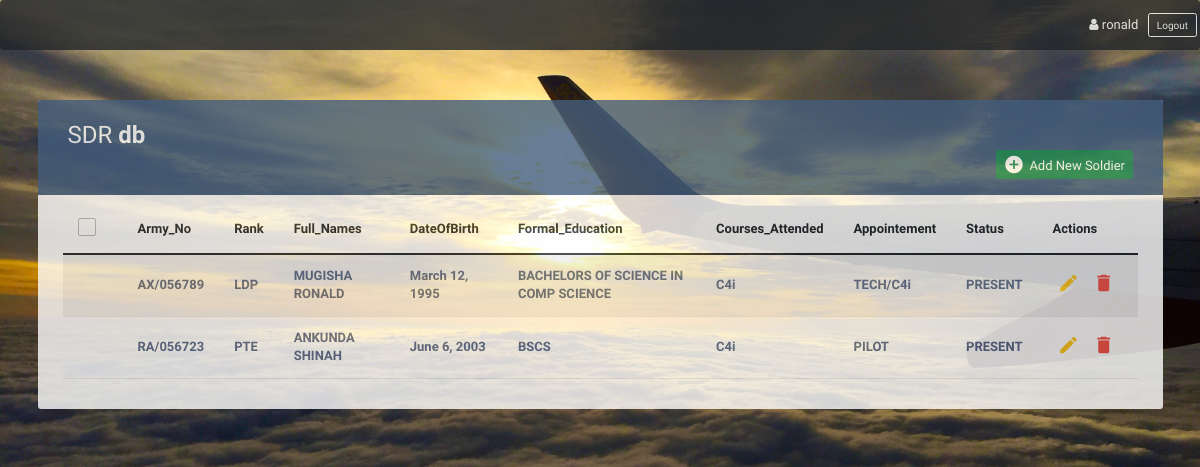
Screenshot of /db/db/ (signed in) with the database file from the repository.
### sdrTest/models.py (models this page shows, shortened)
class Soldier(models.Model):
    army_no = models.CharField(max_length=500)
    rank = models.CharField(max_length=500)
    full_names = models.CharField(max_length=500)
    dateOfBirth = models.DateField(null=True,blank=True)
    formal_educ = models.CharField(max_length=500)
    courses_attnd = models.CharField(max_length=500)
    appointment = models.CharField(max_length=500)
    status = models.CharField(max_length=500)
    created = models.DateTimeField(auto_now_add=True)
    user = models.ForeignKey(User,null=True,on_delete=models.CASCADE,related_name='soldiers')

### sdrTest/views.py (the view)
# urls.py: path("db/", views.SoldiersListView.as_view(), name="db"),
class SoldiersListView(LoginRequiredMixin,ListView):
    model = Soldier
    template_name = 'sdrTest/soldier_list.html'
    context_object_name = "soldiers"
    login_url = '/login'
    '''display querries of only logged in user'''
    def get_queryset(self):
        return self.request.user.soldiers.all()

### sdrTest/templates/sdrTest/soldier_list.html (shortened to what this page needs)
<!DOCTYPE html>
<html lang="en">
<head>
<link rel="stylesheet" href="https://maxcdn.bootstrapcdn.com/font-awesome/4.7.0/css/font-awesome.min.css">
<link rel="stylesheet" href="https://maxcdn.bootstrapcdn.com/bootstrap/3.3.7/css/bootstrap.min.css">
<link href="https://cdn.jsdelivr.net/npm/bootstrap@5.0.2/dist/css/bootstrap.min.css" rel="stylesheet">
</head>
<body>
	{% block content %}
	<nav id="mynav" class="navbar navbar-dark bg-dark " >
        <div class="ms-auto">
			{% if user.is_authenticated %}
				<div class="userName">
					<i class="fa fa-user"></i> {{user.get_username}}
				</div>
			{% endif %}
        </div>
		<a href="{% url 'logout' %}" target="_blank" class="btn btn-outline-light me-1">Logout</a>
    </nav>
    <div class="container">
		<div class="table-responsive">
			<div class="table-wrapper">
				<div class="table-title">
					<div class="row">
						<div class="col-xs-6">
							<h2>SDR <b>db</b></h2>
						</div>
						<div class="col-xs-6">
							<a href="{% url 'add' %}" class="btn btn-success" data-toggle="modal"><i class="material-icons">&#xE147;</i> <span>Add New Soldier</span></a>
						</div>
					</div>
				</div>
				<table class="table table-striped table-hover">
					<thead>
						<tr>
							<th>
								<span class="custom-checkbox">
									<label for="selectAll"></label>
								</span>
							</th>
                            <th>Army_No</th>
                            <th>Rank</th>
							<th>Full_Names</th>
							<th>DateOfBirth</th>
							<th>Formal_Education</th>
							<th>Courses_Attended</th>
							<th>Appointement</th>
                            <th>Status</th>
							<th>Actions</th>
						</tr>
					</thead>
					<tbody>
                        {% for i in soldiers %}
						<tr>
									<td>
									</td>
										<td><a href="{% url 'details' i.id %}">{{i.army_no}}</a></td>
										<td><a href="{% url 'details' i.id %}">{{i.rank}}</a></td>
										<td><a href="{% url 'details' i.id %}">{{i.full_names}}</a></td>
										<td><a href="{% url 'details' i.id %}">{{i.dateOfBirth}}</a></td>
										<td><a href="{% url 'details' i.id %}">{{i.formal_educ}}</a></td>
										<td><a href="{% url 'details' i.id %}">{{i.courses_attnd}}</a></td>
										<td><a href="{% url 'details' i.id %}">{{i.appointment}}</a></td>
										<td><a href="{% url 'details' i.id %}">{{i.status}}</a></td>
							<td>
								<a href="{% url 'edit' i.id %}" class="edit" data-toggle="modal"><i class="material-icons" data-toggle="tooltip" title="Edit">&#xE254;</i></a>
								<a href="{% url 'delete' i.id %}" class="delete" data-toggle="modal"><i class="material-icons" data-toggle="tooltip" title="Delete">&#xE872;</i></a>
							</td>
						</tr>
                        {% endfor %}
					</tbody>
				</table>
			</div>
		</div>
    </div>
	{% endblock %}
</body>
</html>

### sdrTest/templates/sdrTest/soldier_list.html (style rules this page uses)
body { color: #566787; background: #728a99; font-family: 'Varela Round', sans-serif; font-size: 13px; background-image: url("/static/images/plane_1.jpg"); background-size: cover; background-position: center; background-repeat:no-repeat; position: relative; opacity: 0.8; }
.table-responsive { margin: 30px 0; }
.table-wrapper { min-width: 1000px; background: #fff; padding: 20px 25px; border-radius: 3px; box-shadow: 0 1px 1px rgba(0,0,0,.05); }
.table-title { padding-bottom: 15px; background: #435d7d; color: #fff; padding: 16px 30px; margin: -20px -25px 10px; border-radius: 3px 3px 0 0; }
.table-title h2 { margin: 5px 0 0; font-size: 24px; }
.table-title .btn { color: #fff; float: right; font-size: 13px; border: none; min-width: 50px; border-radius: 2px; border: none; outline: none !important; margin-left: 10px; }
.table-title .btn i { float: left; font-size: 21px; margin-right: 5px; }
.table-title .btn span { float: left; margin-top: 2px; }
table.table tr th, table.table tr td { border-color: #e9e9e9; padding: 12px 15px; vertical-align: middle; }
table.table tr th:first-child { width: 60px; }
table.table tr th:last-child { width: 100px; }
table.table-striped tbody tr:nth-of-type(odd) { background-color: #fcfcfc; }
table.table td:last-child i { opacity: 0.9; font-size: 22px; margin: 0 5px; }
table.table td a { font-weight: bold; color: #566787; display: inline-block; text-decoration: none; outline: none !important; }
table.table td a.edit { color: #FFC107; }
table.table td a.delete { color: #F44336; }
table.table td i { font-size: 19px; }
.custom-checkbox { position: relative; }
.custom-checkbox label:before { width: 18px; height: 18px; }
.custom-checkbox label:before { content: ''; margin-right: 10px; display: inline-block; vertical-align: text-top; background: white; border: 1px solid #bbb; border-radius: 2px; box-sizing: border-box; z-index: 2; }
#mynav .userName { color: whitesmoke; padding-right: 10px; }

### rows the page displays
Soldier: army_no "AX/056789", rank "LDP", full_names "MUGISHA RONALD", dateOfBirth "March 12, 1995", formal_educ "BACHELORS OF SCIENCE IN COMP SCIENCE", courses_attnd "C4i", appointment "TECH/C4i", status "PRESENT"
Soldier: army_no "RA/056723", rank "PTE", full_names "ANKUNDA SHINAH", dateOfBirth "June 6, 2003", formal_educ "BSCS", courses_attnd "C4i", appointment "PILOT", status "PRESENT"

### other values shown
{{ user.get_username }} "ronald"
